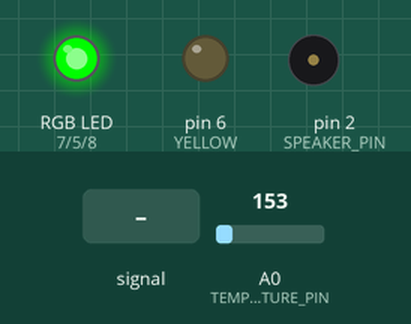
This sketch was run on a simulated Arduino Uno, built with avr-gcc and run on an emulated ATmega328P. Shown: an RGB LED mixed from three pins (HIGH = lit), output pins drawn as LEDs (lit = HIGH), buzzer (waves = sounding). The test bench sets the inputs (shaded band); at power-on: A0 (TEMPERATURE_PIN) = 153. Dim RGB values are drawn brighter than linear.

Above: at 1.7 s.
1.8 s: A0 (TEMPERATURE_PIN) fed a 200 Hz sine of ±81 counts around its level
At 2.5 s:
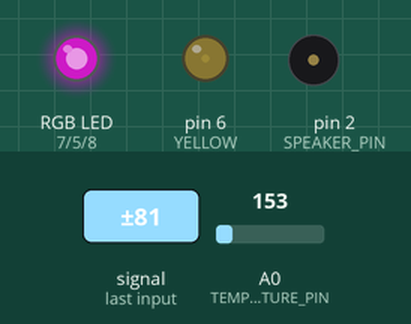
4.8 s: A0 (TEMPERATURE_PIN) set to 163
At 5.7 s:
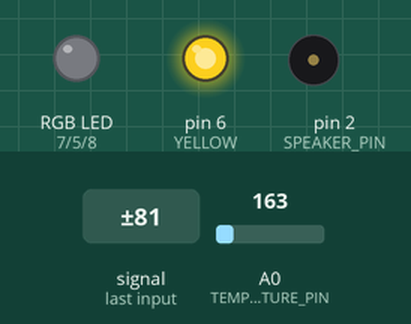
6.3 s: A0 (TEMPERATURE_PIN) set to 175
At 7.3 s:
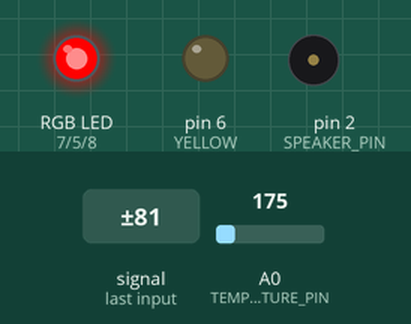
7.8 s: A0 (TEMPERATURE_PIN) fed a 200 Hz sine of ±81 counts around its level
At 10.3 s:
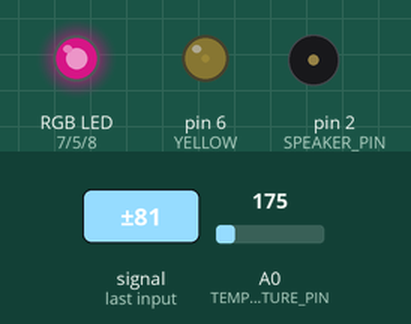
10.8 s: A0 (TEMPERATURE_PIN) set to 191
At 11.84 s:
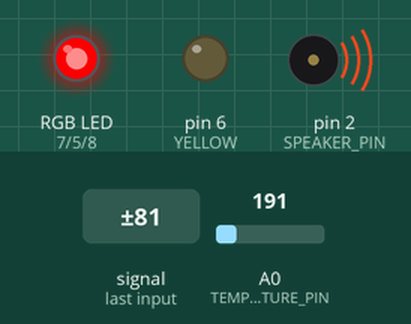
13.8 s: A0 (TEMPERATURE_PIN) fed a 200 Hz sine of ±81 counts around its level
At 14.6 s:
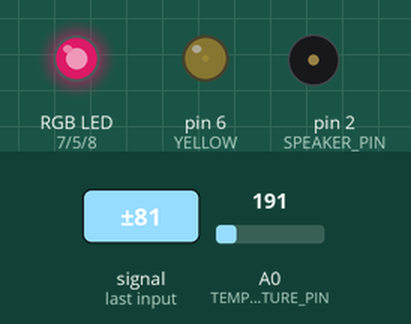
Timing chart, 0 to 17.8 s (numbered marks = the images above; inputs shaded):
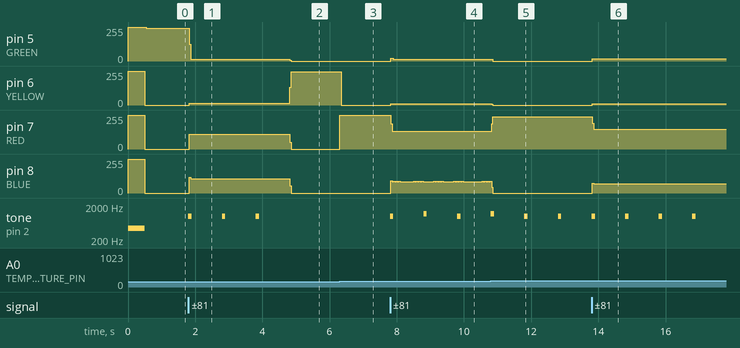

Measured:
- the behaviour switches between 153 and 154 on A0 (TEMPERATURE_PIN) (found by bisection; images 1 and 2)
- after the input at 1.8 s, pin 5 (GREEN): 247/255 → 14/255 at once; pin 6 (YELLOW): 0/255 → 12/255 at once; pin 7 (RED): 0/255 → 112/255 at once; pin 8 (BLUE): 0/255 → 108/255 at once; tone on pin 2 (SPEAKER_PIN): alternates 1000 Hz for 0.10 s and silent for 0.90 s, starting at once
- after the input at 4.8 s, pin 5 (GREEN): 14/255 → 0/255 at once; pin 6 (YELLOW): 12/255 → 248/255 at once; pin 7 (RED): 112/255 → 0/255 at once; pin 8 (BLUE): 108/255 → 0/255 at once; tone on pin 2 (SPEAKER_PIN): stops changing and stays silent
- after the input at 6.3 s, pin 6 (YELLOW): 248/255 → 0/255 at once; pin 7 (RED): 0/255 → 252/255 at once
- after the input at 7.8 s, pin 5 (GREEN): 0/255 → 20/255 at once, → 13/255 0.08 s later; pin 6 (YELLOW): 0/255 → 11/255 at once; pin 7 (RED): 252/255 → 132/255 at once; tone on pin 2 (SPEAKER_PIN): plays 1000 Hz for 0.10 s, 1200 Hz for 0.10 s, 1000 Hz for 0.10 s, 1200 Hz for 0.00 s, starting at once
- after the input at 10.8 s, pin 5 (GREEN): 13/255 → 0/255 after 0.06 s; pin 6 (YELLOW): 11/255 → 0/255 at once; pin 7 (RED): 132/255 → 243/255 at once
- after the input at 13.8 s, pin 5 (GREEN): 0/255 → 17/255 at once; pin 6 (YELLOW): 0/255 → 10/255 at once; pin 7 (RED): 243/255 → 148/255 at once; pin 8 (BLUE): 0/255 → 68/255 at once

The sketch:

temperatures.ino
```cpp
#include "definitions.h"

// Which LED is currently displayed.
int currentLight = GREEN;

// Implementations

// Takes the measured temperature, and turns on the correct LEDs and maybe sound
// Thresholds are defined in definitions.h
void emitStatusOnBoard(float temperature) {
    if(temperature <= LOWER) {
        beepIfTempChange(currentLight, BLUE);
        digitalWrite(currentLight, LOW);
        currentLight = BLUE;
        warningBeep(1200);
    }
    else if (temperature > LOWER && temperature <= COMFORT_UPPER) {
        beepIfTempChange(currentLight, GREEN);
        digitalWrite(currentLight, LOW);
        currentLight = GREEN;
    }
    else if (temperature > COMFORT_UPPER && temperature <= TOO_WARM) {
        beepIfTempChange(currentLight, YELLOW);
        digitalWrite(currentLight, LOW);
        currentLight = YELLOW;
    }
    else if (temperature > TOO_WARM && temperature <= EXCRUCIATING) {
        beepIfTempChange(currentLight, RED);
        digitalWrite(currentLight, LOW);
        currentLight = RED;
    }
    else if (temperature > EXCRUCIATING) {
        beepIfTempChange(currentLight, RED);
        digitalWrite(currentLight, LOW);
        currentLight = RED;
        warningBeep(1000);
    }

    digitalWrite(currentLight, HIGH);
}

// Makes a small beep each time the temperature crosses a threshold
// TODO: This is annoying because the sensor is inaccurate and cand start
// oscillating over a threshold so that there is a continouus sound
// This needs to be changed so that does not happen
// 30.11.2017
void beepIfTempChange(int current, int next) {
    //if (current != next) tone(SPEAKER_PIN, 200, 4);
}

// Sends out a short beep each second.
// Used on temperatures lower than lowest threshold, and higher than highest.
unsigned long int previousWarningBeepTime = 0;
const int warningBeepInterval = 1000;
void warningBeep(int freq) {
    unsigned long int currentTime = millis();

    if(currentTime >= previousWarningBeepTime + warningBeepInterval) {
        tone(SPEAKER_PIN, freq, 100);
        previousWarningBeepTime = currentTime;
    }
}

// Reads the temperature without printing result. See float getTemperature(uint8_t, bool)
float getTemperature(uint8_t pin)
{
    return getTemperature(pin, false);
}

// Reads temperature and returns result, and prints result to Serial if printValues is true
float getTemperature(uint8_t pin, bool printValues)
{
    float sensorADC = analogRead(TEMPERATURE_PIN);
    float sensorV = (sensorADC / 1024.0) * 5.0;
    float sensorTemp = (sensorV - .5) * 100.0;

    if (printValues)
    {
        float numberArray[] = {sensorADC, sensorV, sensorTemp};
        writeNumbers(numberArray, 3);
    }

    return sensorTemp;
}

// Writes the numbers in numbers[] with a \t between each.
void writeNumbers(float numbers[], int size)
{
    for (int i = 0; i < size; i++)
    {
        Serial.print(numbers[i]);
        Serial.print("\t");
    }
    Serial.println();
}
```

app.ino
```cpp
#include "definitions.h"

#define PRINT_TEMPS false

void setup()
{
    pinMode(BLUE, OUTPUT);
    pinMode(RED, OUTPUT);
    pinMode(YELLOW, OUTPUT);
    pinMode(GREEN, OUTPUT);

    pinMode(TEMPERATURE_PIN, INPUT);
    pinMode(SPEAKER_PIN, OUTPUT);

    if(PRINT_TEMPS) Serial.begin(9600);

    performPost();
}

void loop()
{
    // System
    // notifyOnError returns true if it is showing an error status on the board
    // If there is an error, we don't want the main loop to run, but just show the error
    if(notifyOnError()) return;

    // Main loop
    float temperature = getTemperature(TEMPERATURE_PIN, PRINT_TEMPS);
    emitStatusOnBoard(temperature);
}
```

definitions.h
```cpp
// Pin definitions
#define TEMPERATURE_PIN A0
#define BLUE 8
#define RED 7
#define YELLOW 6
#define GREEN 5
#define SPEAKER_PIN 2

// Temperature definitions
#define LOWER 18.0
#define COMFORT_UPPER 25.0
#define TOO_WARM 30.0
#define EXCRUCIATING 40.0

// Functions
// system.ino
void performPost();
bool notifyOnError();

// temperatures.ino
void emitStatusOnBoard(void);
float getTemperature(uint8_t);
float getTemperature(uint8_t, bool);
void writeNumbers(float [], int);
```

system.ino
```cpp
#include "definitions.h"

// Error codes
#define TEMPERATURE_SENSOR_ERROR 1  // Temperature sensor does not send (legible) data

// Error display setup
#define ERROR_BLINK_INTERVAL 500
unsigned long int previousErrorBlinkTime = 0;
unsigned long int currentErrorBlinkState = LOW;
int errorCode = 0;

// All leds, so POST can loop over them
const uint8_t LEDS[] = {
    BLUE,
    RED,
    YELLOW,
    GREEN
};

const int sensorCount = sizeof(LEDS)/sizeof(LEDS[0]);

// Implementations

// Perform Power On Self Test
// Checks all connected sensors and actuators, and reports errors if detected
void performPost() {
    // Turn LEDS and speaker on and off
    for(int i = 0; i < sensorCount; i++) {
        digitalWrite(LEDS[i], HIGH);
    }

    tone(SPEAKER_PIN, 440, 500);

    delay(500);

    for(int i = 0; i < sensorCount; i++) {
        digitalWrite(LEDS[i], LOW);
    }


    // Check that temperature sensor sends data
    int temperature = analogRead(TEMPERATURE_PIN);
    if(temperature > 260 || temperature == 0) errorCode = 1;

    // Return 0 if all is OK
    errorCode = 0;
}

// If an error is detected by the POST, this function will display it on the board
bool notifyOnError() {
    if(errorCode == TEMPERATURE_SENSOR_ERROR) {
        // Blink red light every .5 seconds
        unsigned long int currentTime = millis();
        if(currentTime >= previousErrorBlinkTime + ERROR_BLINK_INTERVAL) {
            previousErrorBlinkTime = currentTime;
            if(currentErrorBlinkState == LOW) {
                digitalWrite(RED, HIGH);
                currentErrorBlinkState = HIGH;
            }
            else {
                digitalWrite(RED, LOW);
                currentErrorBlinkState = LOW;
            }
        }
        return true;
    }

    return false;
}
```
